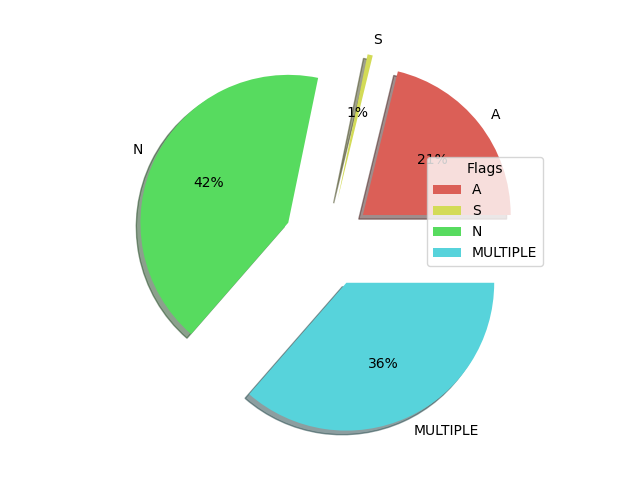
#> input picture Sniff code/V10/data/charts/02-08-2022_to_09-02-2022_Flags.png, 640 x 480 px; its folder holds only this picture in this run
$ python -i genpie.py   (imports and definitions only)
#> lines starting #> are read from the running program, lines starting #| are printed output that depends on the picture
import matplotlib.pyplot as plt
import seaborn as sns
import pandas as pd
import numpy as np
import os
from dateutil.relativedelta import *
from dateutil.easter import *
from dateutil.rrule import *
from dateutil.parser import *
from datetime import *
import warnings


# [1 line not run here, left out]
cwd = os.getcwd()
parent = os.path.dirname(cwd)
# [103 lines left out: functions getListOfFiles, genpieC, genpieF, genpieP, genpieO, not called in this run]

def genpieT(data):
    data['DateTime'] = pd.to_datetime(data['DateTime'], infer_datetime_format=True)
    data['hour']=data['DateTime'].dt.hour
    data['DateTime'] = data['DateTime'].dt.strftime('%d-%m-%Y %H:%M:%S')
    data['DateTime'] = data['DateTime'].astype(str)
    strt=data['DateTime'].values[0].split(" ")[0]
    end=data['DateTime'].values[-1].split(" ")[0]
    values=dict(data["hour"].value_counts())
    data['hour']=pd.to_numeric(data['hour'], downcast='unsigned')
    pie_val=dict()
    for value in values.keys():
        pie_val[value]=values[value]
    exp=list()
    for x in range(len(pie_val)):
        exp.append(0.05)
    colors = sns.color_palette("rocket")
    plt.pie(pie_val.values(), labels = pie_val.keys(), colors = colors, autopct='%.0f%%',explode = exp, shadow = True)
    plt.legend(title = "Time",bbox_to_anchor =(0.75,0.75))
    plt.savefig(f"{parent}\data\\pie\\Time.png")
    plt.clf()


def genMaster(data):
    genpieT(data)
    genpieO(data)
    genpieP(data)
    genpieC(data)
    genpieF(data)

# [52 lines left out: functions cleandata, userin, not called in this run]

# [1 line not run here, left out]

>>> import cv2
>>> picture = cv2.imread('../V10/data/charts/02-08-2022_to_09-02-2022_Flags.png', cv2.IMREAD_GRAYSCALE)
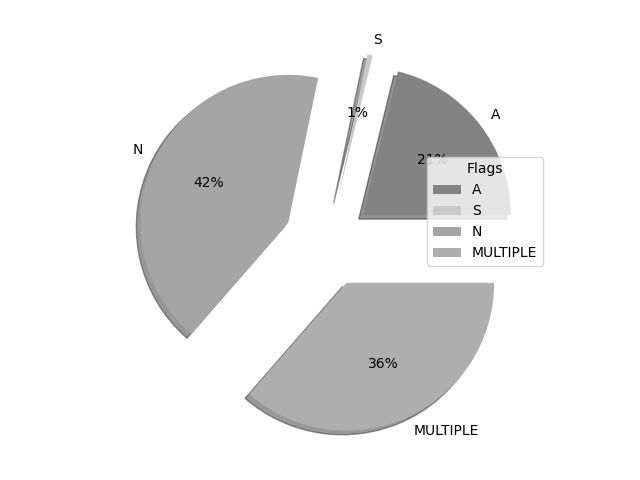
#> picture: shape (480, 640); min 0, max 255, mean 233.1
#> (the run stopped early here; a loop or call above may not have finished)

$ run again, on Sniff code/V10/data/charts/02-08-2022_to_09-02-2022_Protocol.png
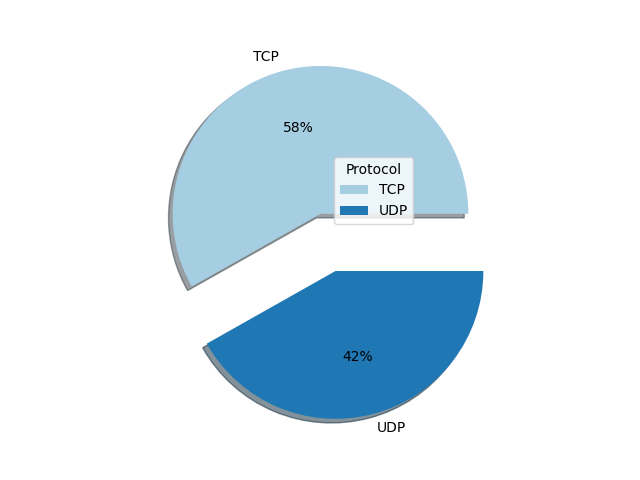
#> input picture Sniff code/V10/data/charts/02-08-2022_to_09-02-2022_Protocol.png, 640 x 480 px
#> `picture = cv2.imread('../V10/data/charts/02-08-2022_to_09-02-2022_Flag..`:
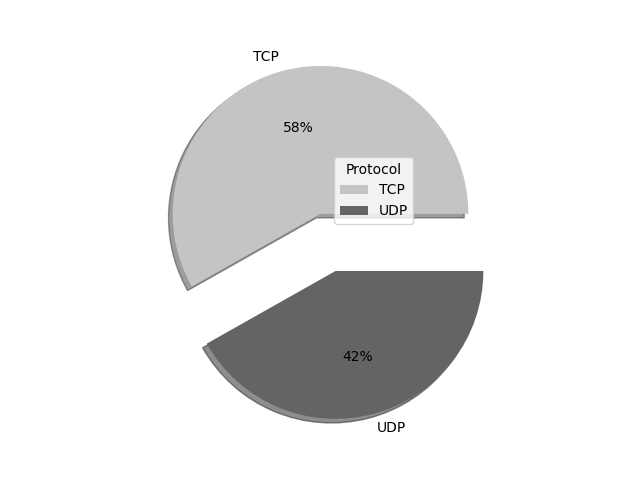
#> picture: shape (480, 640); min 0, max 255, mean 231.8

$ run again, on Sniff code/V10/data/charts/02-08-2022_to_09-02-2022_Time.png
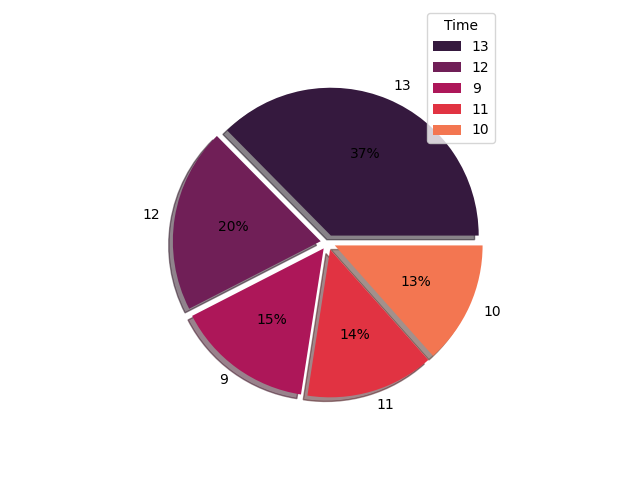
#> input picture Sniff code/V10/data/charts/02-08-2022_to_09-02-2022_Time.png, 640 x 480 px
#> `picture = cv2.imread('../V10/data/charts/02-08-2022_to_09-02-2022_Flag..`:
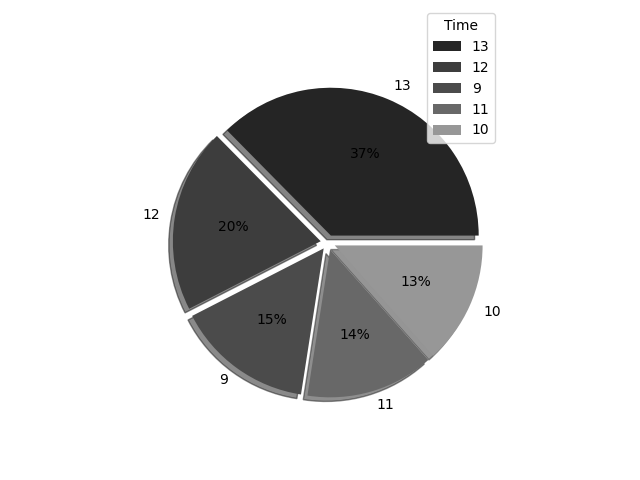
#> picture: shape (480, 640); min 0, max 255, mean 210.6

$ run again, on Sniff code/V10/data/charts/08-02-2022_to_02-09-2022_Comments.png
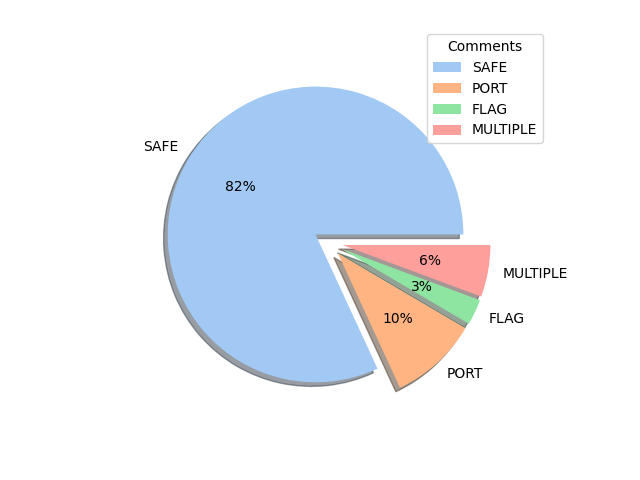
#> input picture Sniff code/V10/data/charts/08-02-2022_to_02-09-2022_Comments.png, 640 x 480 px
#> `picture = cv2.imread('../V10/data/charts/02-08-2022_to_09-02-2022_Flag..`:
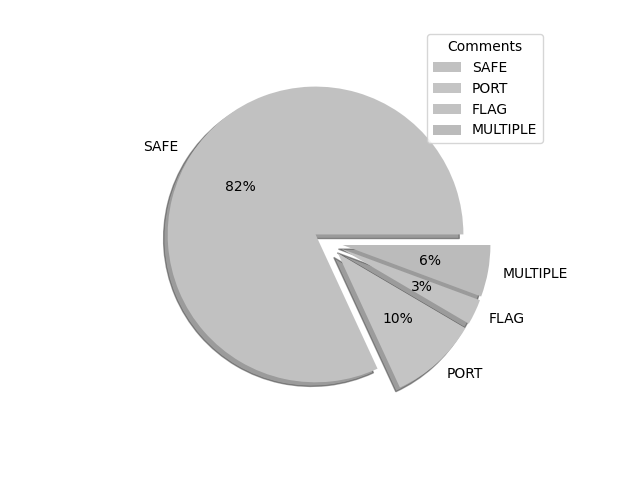
#> picture: shape (480, 640); min 0, max 255, mean 237.8
